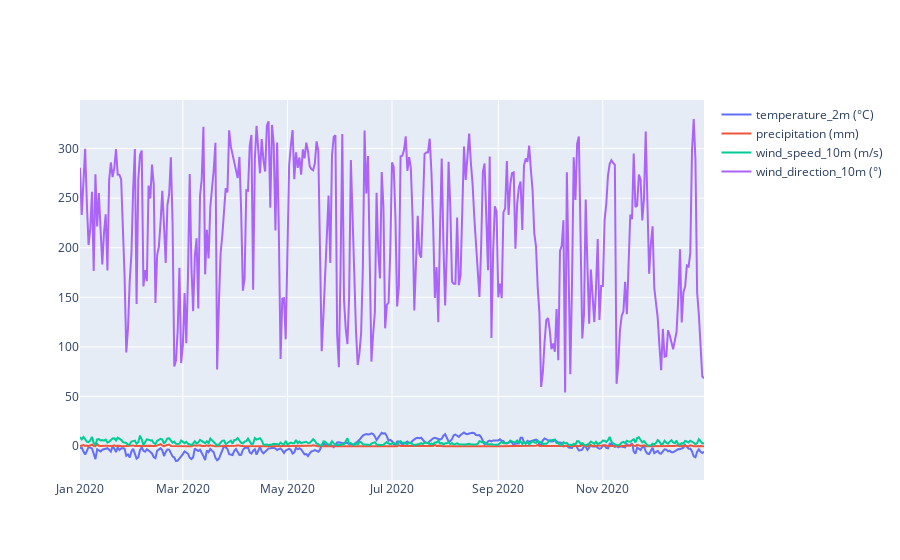

Notebook cell for this chart:
### Code cell
import plotly.graph_objects as go
fig = go.Figure()

fig.add_trace(go.Scatter(x=df_day['time'], y=df_day['temperature_2m (°C)'],mode='lines',name='temperature_2m (°C)'))
fig.add_trace(go.Scatter(x=df_day['time'], y=df_day['precipitation (mm)'],mode='lines',name='precipitation (mm)'))
fig.add_trace(go.Scatter(x=df_day['time'], y=df_day['wind_speed_10m (m/s)'],mode='lines',name='wind_speed_10m (m/s)'))
fig.add_trace(go.Scatter(x=df_day['time'], y=df_day['wind_direction_10m (°)'],mode='lines',name='wind_direction_10m (°)'))
fig.show()

### Figure 1 — Plotly figure (JSON) as saved in the notebook; plotly's stock layout.template omitted (floating-point values rounded to 4 significant figures; data arrays with more than 128 entries replaced by an {"elided": "..."} marker saying what was removed)
{"data": [{"mode": "lines", "name": "temperature_2m (°C)", "type": "scatter", "x": {"elided": "365 str values"}, "y": {"elided": "365 float values"}}, {"mode": "lines", "name": "precipitation (mm)", "type": "scatter", "x": {"elided": "365 str values"}, "y": {"elided": "365 float values"}}, {"mode": "lines", "name": "wind_speed_10m (m/s)", "type": "scatter", "x": {"elided": "365 str values"}, "y": {"elided": "365 float values"}}, {"mode": "lines", "name": "wind_direction_10m (°)", "type": "scatter", "x": {"elided": "365 str values"}, "y": {"elided": "365 float values"}}], "layout": {}}
